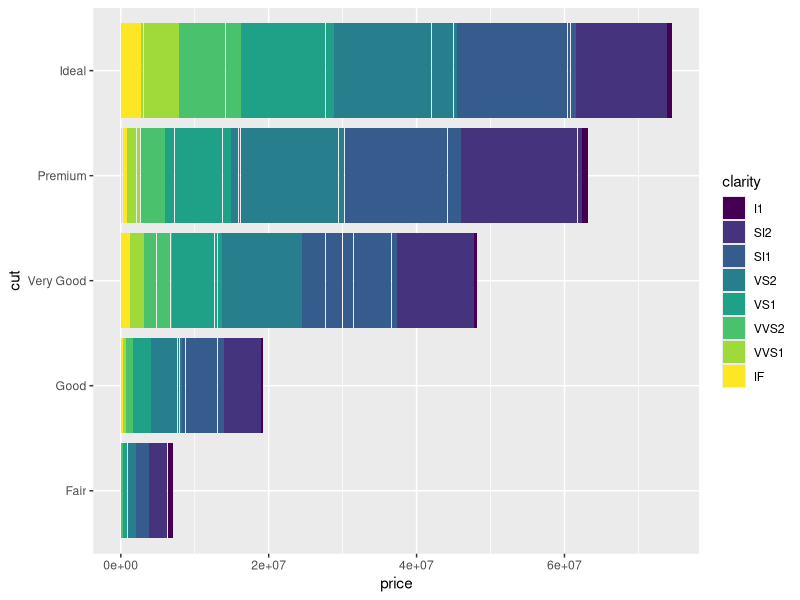
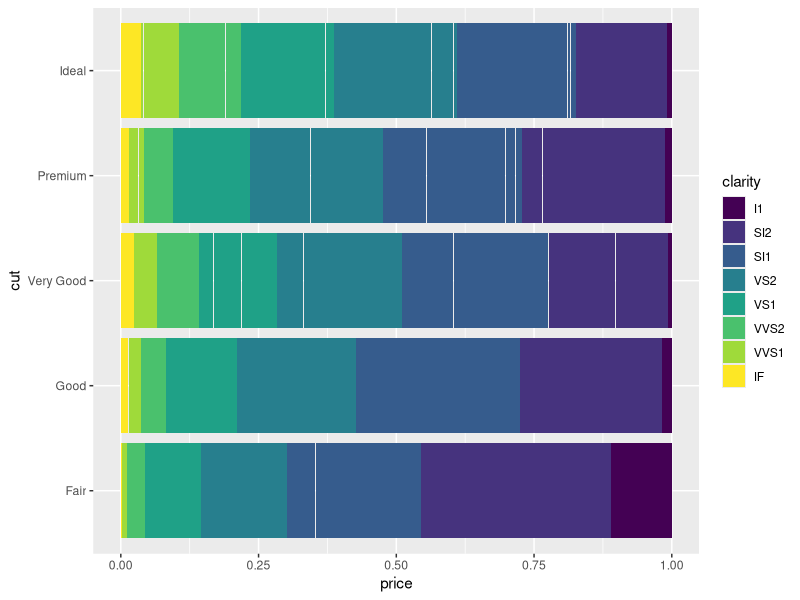
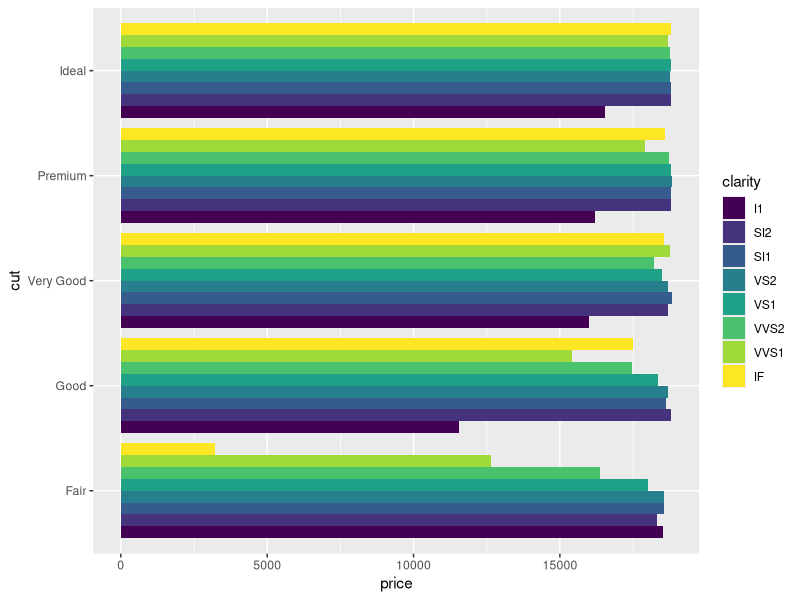
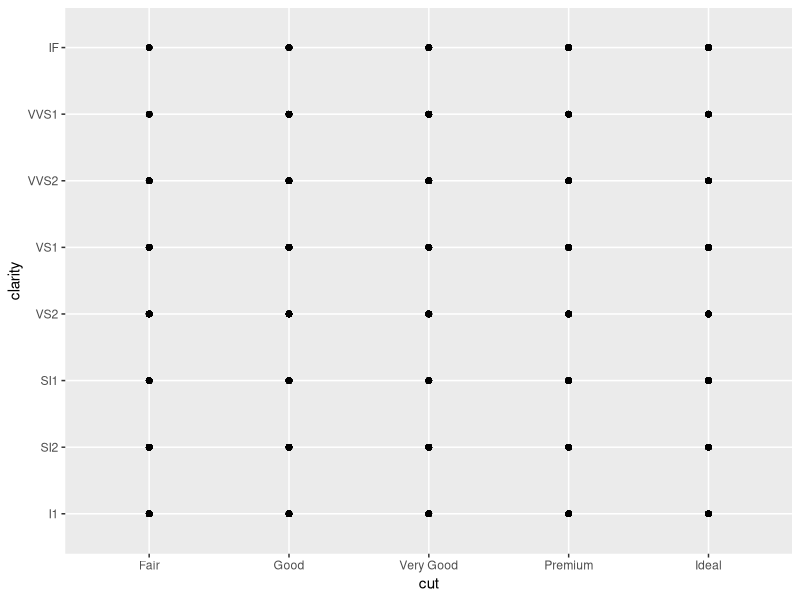
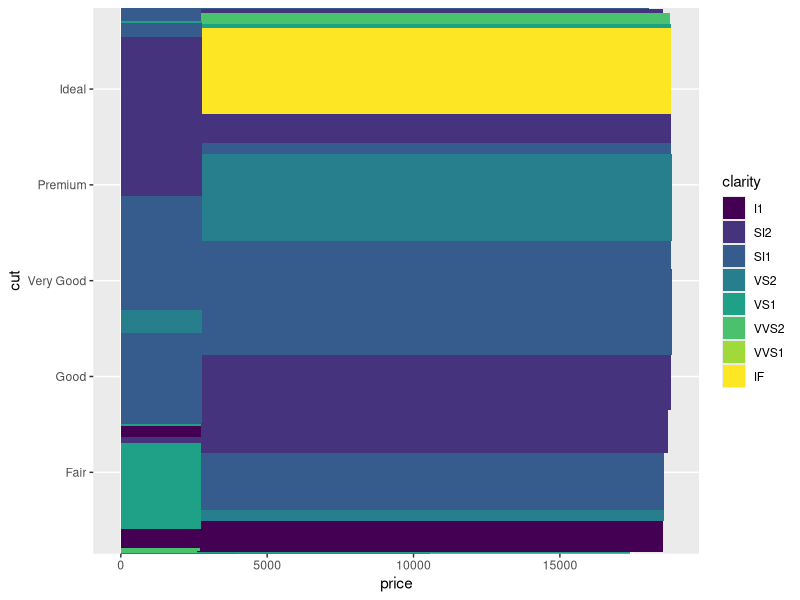
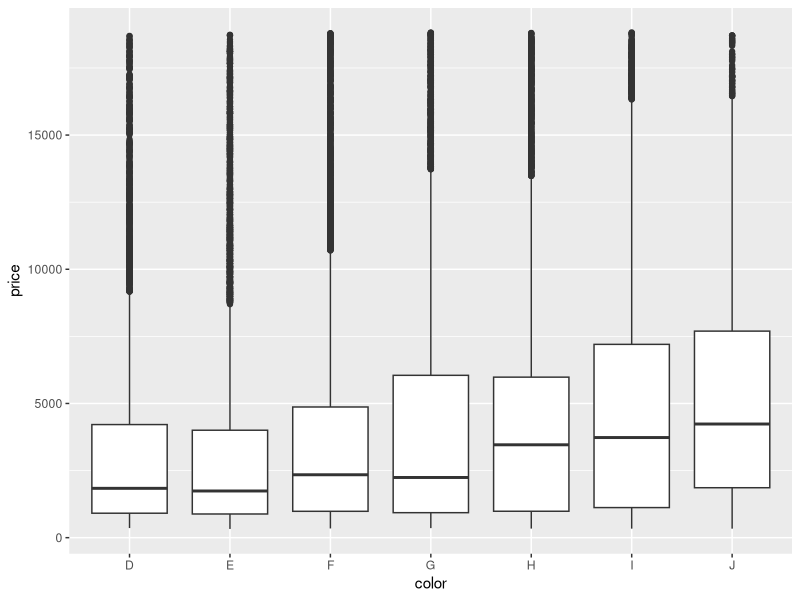
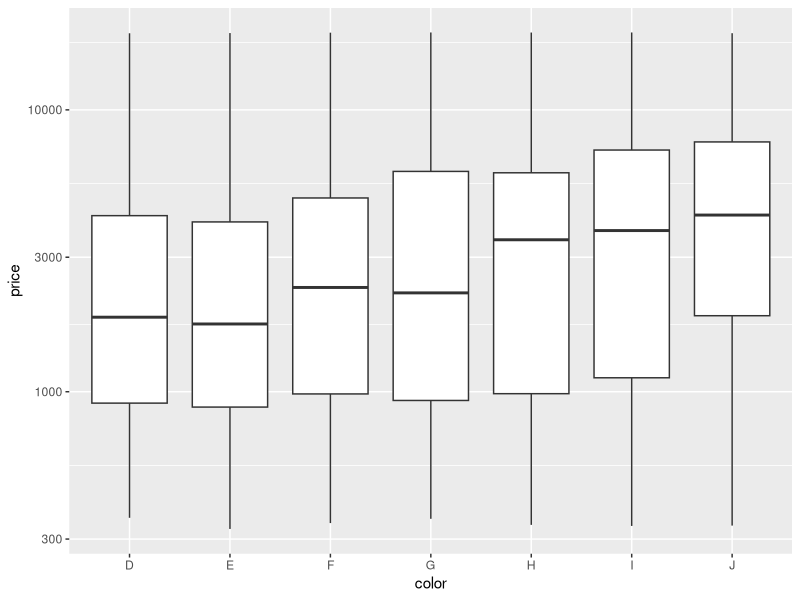
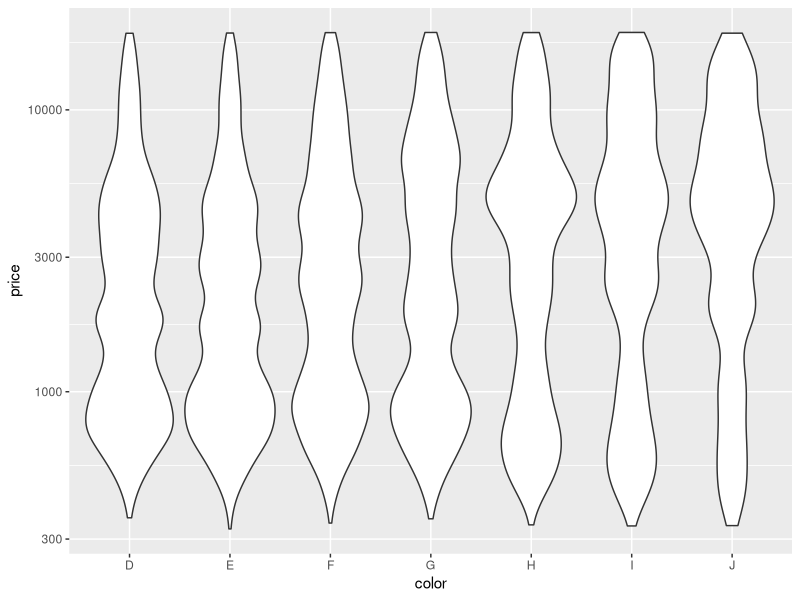

The R source for these figures, in order:
# Exercise 2: advanced ggplot2 practice

# Install and load the `ggplot2` package
#install.packages('ggplot2')
library("ggplot2")

# For this exercise you will again be working with the `diamonds` data set.
# Use `?diamonds` to review details about this data set
?diamonds

## Position Adjustments

# Draw a column (bar) chart of diamonds cuts by price, with each bar filled by 
# clarity. You should see a _stacked_ bar chart.
ggplot(data = diamonds) +
  geom_col(mapping = aes(x = price, y = cut, fill = clarity))

# Draw the same chart again, but with each element positioned to "fill" the y axis
ggplot(data = diamonds) +
  geom_col(mapping = aes(x = price, y = cut, fill = clarity), position = "fill")

# Draw the same chart again, but with each element positioned to "dodge" each other
ggplot(data = diamonds) +
  geom_col(mapping = aes(x = price, y = cut, fill = clarity), position = "dodge")

# Draw a plot with point geometry with the x-position mapped to `cut` and the 
# y-position mapped to `clarity`
# This creates a "grid" grouping the points
ggplot(data = diamonds) +
  geom_point(mapping = aes(x = cut, y = clarity))

# Use the "jitter" position adjustment to keep the points from all overlapping!
# (This works a little better with a sample of diamond data, such as from the 
# previous exercise).
ggplot(data = diamonds) +
  geom_col(mapping = aes(x = price, y = cut, fill = clarity), position = "jitter")


## Scales

# Draw a "boxplot" (with `geom_boxplot`) for the diamond's price (y) by color (x)
ggplot(data = diamonds) +
  geom_boxplot(mapping = aes(x = color, y = price))

# This has a lot of outliers, making it harder to read. To fix this, draw the 
# same plot but with a _logarithmic_ scale for the y axis.
ggplot(data = diamonds) +
  geom_boxplot(mapping = aes(x = color, y = price)) +
  scale_y_log10()

# For another version, draw the same plot but with `violin` geometry instead of 
# `boxplot` geometry!
# How does the logarithmic scale change the data presentation?
ggplot(data = diamonds) +
  geom_violin(mapping = aes(x = color, y = price)) +
  scale_y_log10()

# Another interesting plot: draw a plot of the diamonds price (y) by carat (x), 
# using a heatmap of 2d bins (geom_bin2d)
# What happens when you make the x and y channels scale logarithmically?
ggplot(data = diamonds) +
  geom_bin2d(mapping = aes(x = carat, y = price)) +
  scale_x_log10() +
  scale_y_log10()

# Draw a scatter plot for the diamonds price (y) by carat (x). Color each point
# by the clarity (Remember, this will take a while. Use a sample of the diamonds 
# for faster results)
ggplot(data = diamonds) +
  geom_point(mapping = aes(x = carat, y = price, color = clarity))

# Change the color of the previous plot using a ColorBrewer scale of your choice. 
# What looks nice?
ggplot(data = diamonds) +
  geom_point(mapping = aes(x = carat, y = price, color = clarity)) +
  scale_color_brewer(palette = "PuRd")


## Coordinate Systems

# Draw a bar chart with x-position and fill color BOTH mapped to cut
# For best results, SET the `width` of the geometry to be 1 (fill plot, no space
# between)
# TIP: You can save the plot to a variable for easier modifications
ggplot(data = diamonds) +
  geom_bar(mapping = aes(x = cut, fill = cut), width = 1)

# Draw the same chart, but with the coordinate system flipped
ggplot(data = diamonds) +
  geom_bar(mapping = aes(x = cut, fill = cut)) +
  coord_flip()

# Draw the same chart, but in a polar coordinate system. It's a Coxcomb chart!
ggplot(data = diamonds) +
  geom_bar(mapping = aes(x = cut, fill = cut)) +
  coord_polar()


## Facets

# Take the scatter plot of price by carat data (colored by clarity) and add 
# _facets_ based on the diamond's `color`
facet_plot <- ggplot(data = diamonds) +
  geom_point(mapping = aes(x = carat, y = price, color = clarity)) +
  facet_wrap(~color)

## Saving Plots

# Use the `ggsave()` function to save the current (recent) plot to disk.
# Name the output file "my-plot.png".
# Make sure you've set the working directory!!
ggsave(filename = "my-plot.png", plot = facet_plot)
